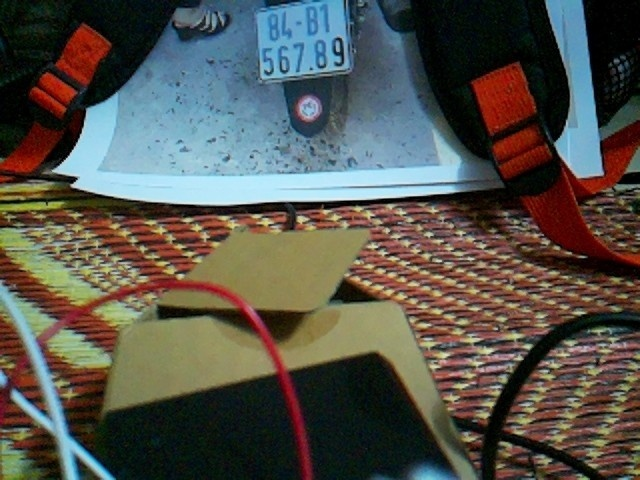
#> input picture LicensePlateModel/received_image.jpg, 640 x 480 px
$ python -i utils_rotate.py   (imports and definitions only)
#> lines starting #> are read from the running program, lines starting #| are printed output that depends on the picture
#> further down, picture is the input picture: shape (480, 640, 3); mean B, G, R 76.5, 83.5, 84.8
import numpy as np
import math
import cv2

"""
Mục đích: Hàm này được sử dụng để cải thiện độ tương phản của hình ảnh đầu vào img bằng cách áp dụng phép cân bằng histogram CLAHE (Contrast Limited Adaptive Histogram Equalization) trên kênh L của không gian màu LAB.
"""
def changeContrast(img):
    lab= cv2.cvtColor(img, cv2.COLOR_BGR2LAB)
#> lab: shape (480, 640, 3); mean of channels 0, 1, 2 89.4, 129.2, 133.5
    l_channel, a, b = cv2.split(lab)
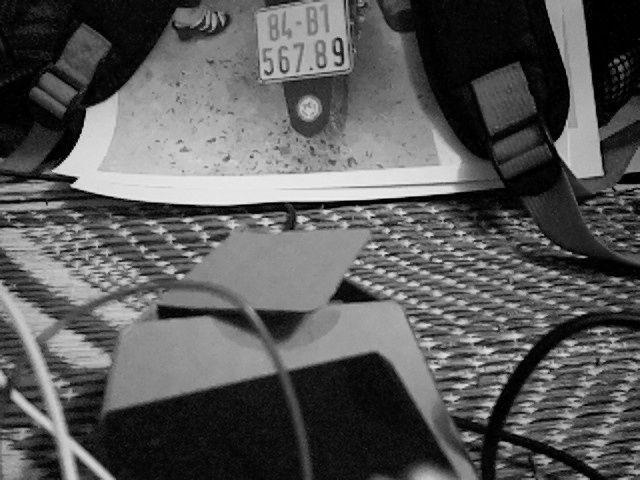
#> l_channel: shape (480, 640); min 0, max 240, mean 89.4
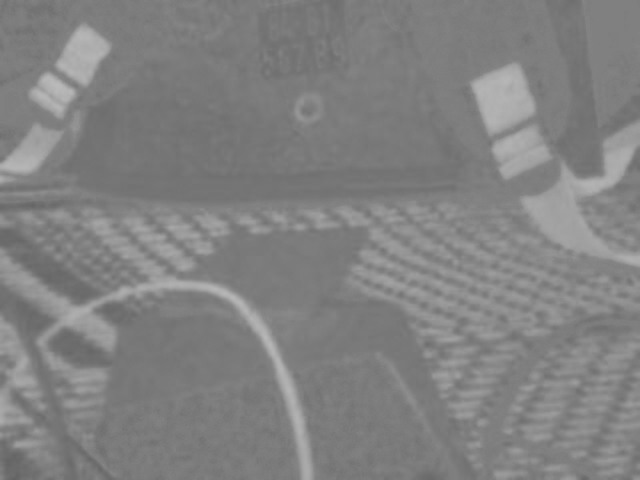
#> a: shape (480, 640); min 99, max 187, mean 129.2
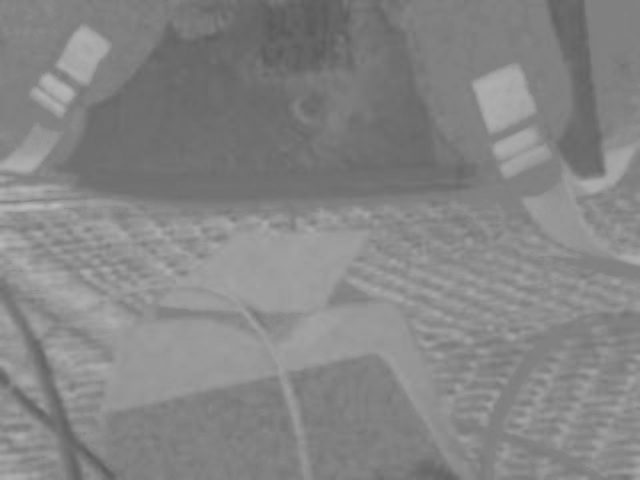
#> b: shape (480, 640); min 90, max 185, mean 133.5
    clahe = cv2.createCLAHE(clipLimit=3.0, tileGridSize=(8,8))
    cl = clahe.apply(l_channel)
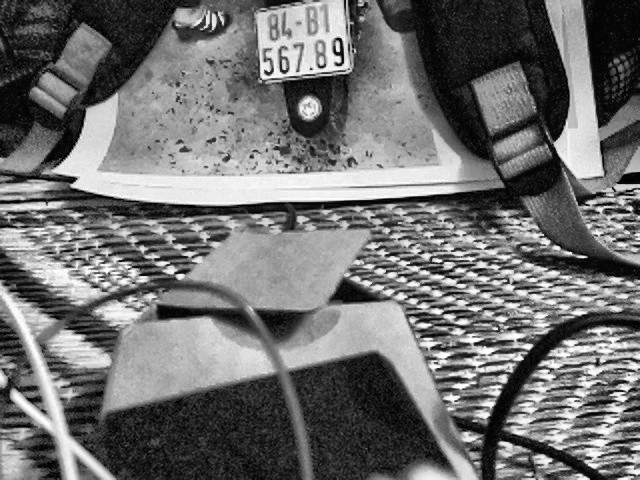
#> cl: shape (480, 640); min 0, max 255, mean 112
    limg = cv2.merge((cl,a,b))
#> limg: shape (480, 640, 3); mean of channels 0, 1, 2 112, 129.2, 133.5
    enhanced_img = cv2.cvtColor(limg, cv2.COLOR_LAB2BGR)
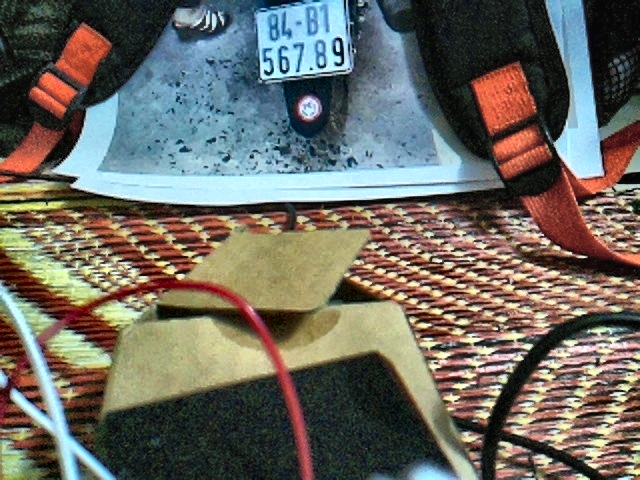
#> enhanced_img: shape (480, 640, 3); mean B, G, R 98.2, 106.2, 108.5
    return enhanced_img

# Mục đích: Hàm này dùng để quay hình ảnh image một góc angle cho trước.
# [5 lines left out: function rotate_image, not called in this run]

"""
Mục đích: Hàm này dùng để tính toán góc nghiêng của hình ảnh src_img dựa trên việc phát hiện đường thẳng sử dụng phép biến đổi Hough.
"""
# [36 lines left out: function compute_skew, not called in this run]

"""
Mục đích: Hàm này dùng để đưa hình ảnh src_img về trạng thái không nghiêng.
"""
# [5 lines left out: function deskew, not called in this run]

>>> import cv2
>>> picture = cv2.imread('../received_image.jpg')
>>> result = changeContrast(picture)
